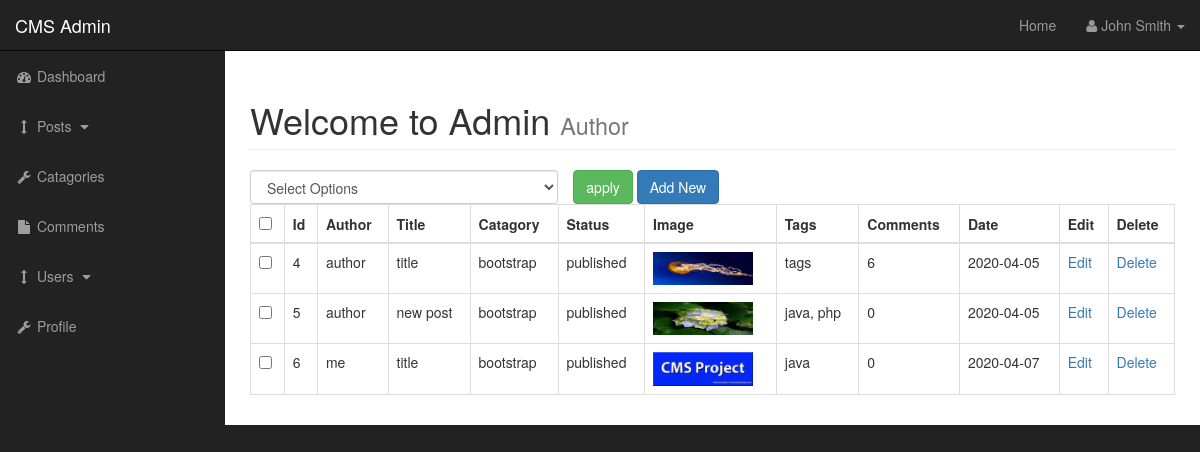
Screenshot of /admin/posts.php (signed in) with the database file from the repository.
### tables this page shows
CREATE TABLE `posts` (
  `postId` int(3) NOT NULL,
  `postCatagoryId` int(3) NOT NULL,
  `postTitle` varchar(255) NOT NULL,
  `postAuthor` varchar(255) NOT NULL,
  `postDate` date NOT NULL,
  `postImage` text NOT NULL,
  `postContent` text NOT NULL,
  `postTags` varchar(255) NOT NULL,
  `postCommentCount` int(11) NOT NULL,
  `postStatus` varchar(255) NOT NULL DEFAULT 'draft'
);

CREATE TABLE `catagories` (
  `catId` int(3) NOT NULL,
  `catTitle` varchar(255) NOT NULL
);

### admin/includes/view_all_post.php (the view, shortened to what this page needs)
<form action="" method="post">
    <table class="table table-bordered table-hover">
    <div id="bulkOptionContainer" class="col-xs-4">
        <select name="bulkOptions" class="form-control" id="">
            <option value="">Select Options</option>
        </select>
    </div>
    <div class="col-xs-4">
        <input type="submit" name="submit" class="btn btn-success" value="apply">
        <a class="btn btn-primary" href="add_post.php">Add New</a>
    </div>
            <thead>
                <tr>
                    <th><input id="selectAllBoxes" type="checkbox"></th>
                    <th>Id</th>
                    <th>Author</th>
                    <th>Title</th>
                    <th>Catagory</th>
                    <th>Status</th>
                    <th>Image</th>
                    <th>Tags</th>
                    <th>Comments</th>
                    <th>Date</th>
                    <th>Edit</th>
                    <th>Delete</th>
                </tr>
            </thead>
        <tbody>
            <?php
            $query = "SELECT * FROM posts";
            $selectPosts = mysqli_query($connection,$query);
            while($row = mysqli_fetch_assoc($selectPosts)){
                $postId = $row['postId'];
                $postAuthor = $row['postAuthor'];
                $postTitle = $row['postTitle'];
                $postCatagoryId = $row['postCatagoryId'];
                $postStatus = $row['postStatus'];
                $postImage = $row['postImage'];
                $postTags = $row['postTags'];
                $postCommentCount = $row['postCommentCount'];
                $postDate = $row['postDate'];
                echo "<tr>";
                ?>
<td><input class='checkBoxes' type='checkbox' name='checkBoxArry[]' value='<?php echo $postId ?>'></td>
                <?php
                echo "<td>{$postId}</td>";
                echo "<td>{$postAuthor}</td>";
                echo "<td>{$postTitle}</td>";
                $query = "SELECT * FROM catagories WHERE catId = {$postCatagoryId}";
                $selectCatagoriesUpdate = mysqli_query($connection,$query);
                while($row = mysqli_fetch_assoc($selectCatagoriesUpdate)){
                    $catTitle = $row['catTitle'];
                echo "<td>{$catTitle}</td>";
            }
                echo "<td>{$postStatus}</td>";
                echo "<td><img width='100' src='../images/{$postImage}' alt = 'image'></td>";
                echo "<td>{$postTags}</td>";
                echo "<td>{$postCommentCount}</td>";
                echo "<td>{$postDate}</td>";
                echo "<td><a href='posts.php?source=editPost&p_id={$postId}'>Edit</a></td>";
                echo "<td><a href='posts.php?delete={$postId}'>Delete</a></td>";
                echo "</tr>";
        }
            ?>
        </tbody>
        </table>
        </form>

### admin/css/sb-admin.css (style rules this page uses)
body { margin-top: 100px; background-color: #222; }
@media (min-width:768px) { body { margin-top: 50px; } }

### admin/css/style.css (style rules this page uses)
#bulkOptionContainer { padding: 0px; }

### rows the page displays
posts: postId "4", postAuthor "author", postTitle "title", postStatus "published", postImage (picture), postTags "tags", postCommentCount "6", postDate "2020-04-05"
catagories: catTitle "bootstrap"
posts: postId "5", postAuthor "author", postTitle "new post", postStatus "published", postImage (picture), postTags "java, php", postCommentCount "0", postDate "2020-04-05"
posts: postId "6", postAuthor "me", postTitle "title", postStatus "published", postImage (picture), postTags "java", postCommentCount "0", postDate "2020-04-07"
